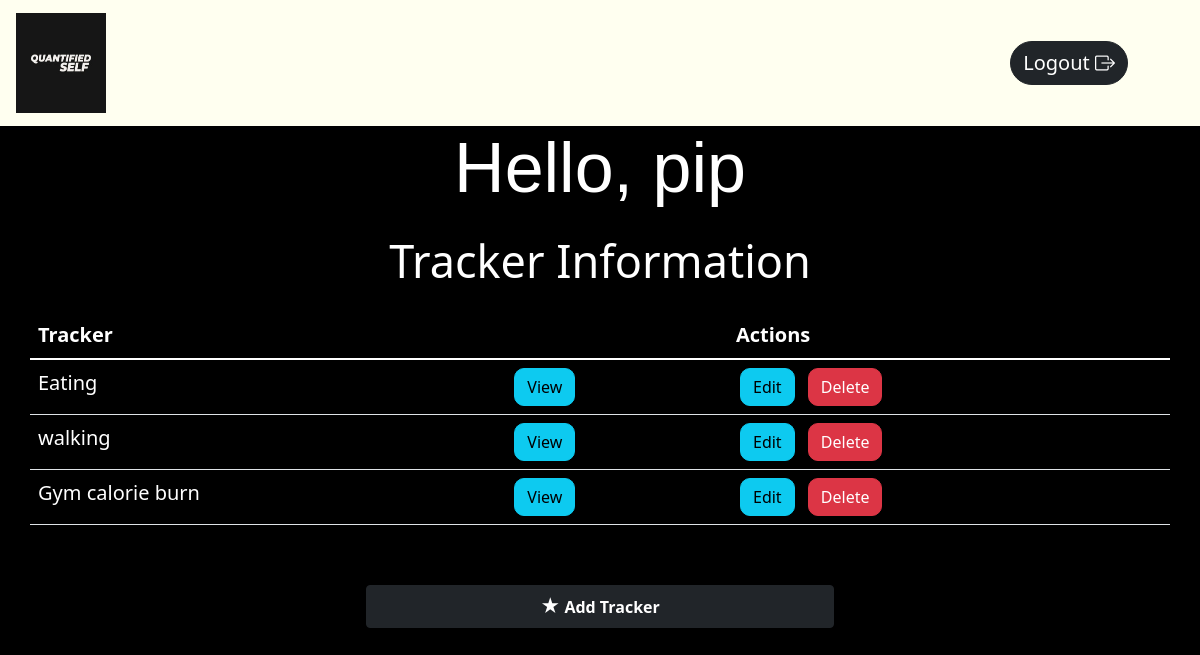
The page /dashboard/2 (signed in) on the database its author committed.
### app.py (models this page shows, shortened)
class User(db.Model, UserMixin):
    __tablename__ = 'user'
    user_id = db.Column(db.Integer, primary_key=True, autoincrement=True)
    username = db.Column(db.String, nullable=False, unique=True)
    password = db.Column(db.String, nullable=False)
    trackers = db.relationship("Tracker")

class Tracker(db.Model):
    __tablename__ = 'tracker'
    tracker_id = db.Column(db.Integer, primary_key=True, autoincrement=True)
    user_id = db.Column(db.Integer, db.ForeignKey("user.user_id"), nullable=False)
    tracker_name = db.Column(db.String, nullable=False)
    description = db.Column(db.String, nullable=False)
    tracker_type = db.Column(db.String, nullable=False)
    options = db.Column(db.String, nullable=True, default=None)
    logs = db.relationship('Log')

### app.py (the view)
@app.route('/dashboard/<int:uid>', methods=['GET', 'POST'])
@login_required
def dashboard(uid):
    if request.method=='GET':
        trackers=User.query.filter_by(user_id=uid).first()
        return render_template('home.html', c=trackers, trackers=trackers.trackers)

### app.py (called while the page is built)
@login_manager.user_loader
def load_user(user_id):
    return User.query.filter_by(user_id=user_id).first()

### templates/home.html (shortened to what this page needs)
<!DOCTYPE html>
<html lang="en">
<head>
    <link href="https://cdn.jsdelivr.net/npm/bootstrap@5.1.3/dist/css/bootstrap.min.css" rel="stylesheet"
>
    <link rel="stylesheet" href="https://cdn.jsdelivr.net/npm/bootstrap-icons@1.8.1/font/bootstrap-icons.css">
    <link rel="stylesheet" type="text/css" href="{{ url_for('static' ,filename='style.css') }}">
</head>
<body class="bg-home">
    <nav class="navbar navbar-light ">
        <div class="container mx-1 ">
            <a class="navbar-brand" style="font-size: 30px;" href="/dashboard/{{c.user_id}}">
                <img src="{{ url_for('static' ,filename='QS logo.png') }}" alt="" width="90" height="100"
                    class="d-inline-block align-text-middle">
            </a>
            <a class="btn btn-dark btn-block mx-1" style="font-size:20px; border-radius: 25px;" href="/logout">Logout <i class="bi bi-box-arrow-right"></i></a>
        </div>
    </nav>
    <h1 class="log-centre"
        style="font-family: 'Franklin Gothic Medium', 'Arial Narrow', Arial, sans-serif; font-size: 70px;"> Hello,
        {{c.username}}</h1>
    <table class="container table table table-striped table-hover">
        <h1 class="container my-4 " style="text-align: center; font-size: 45px;">Tracker Information</h1>
        <thead class="logs-color">
            <tr style="font-size: 20px;">
                <th scope="col">Tracker</th>
                <th scope="col"></th>
                <th scope="col">Actions</th>
            </tr>
        </thead>
        <tbody class="logs-color">
            {% for i in trackers %}
            <tr style="font-size: 20px; ">
                <td scope="col">{{i.tracker_name}}</td>
                <td scope="col"><a href="/logs/{{i.tracker_id}}" type="button"
                        class="btn btn-info mx-1" style="border-radius: 10px;">View</a></td>
                <td scope="col"><a href='/update_tracker/{{i.tracker_id}}' type="button" class="btn  btn-info mx-1" style="border-radius: 10px;" > Edit </a>
                    <a href="/delete_tracker/{{i.tracker_id}}" type="button" class="btn  btn-danger mx-1" style="border-radius: 10px;" >Delete
                    </a>
                </td>
            </tr>
            {% endfor %}
        </tbody>
    </table><br>
    <div style="text-align: center; position: relative; bottom: -20px;" class="d-grid gap-2 col-5 mx-auto">
        <button type="submit" class="btn btn-dark btn-block mx-3" data-bs-toggle="modal" data-bs-target="#exampleModal">
            <span style="font-size:120%;color:white;">&starf;</span> <b> Add Tracker
            </b> </button>
    </div>
</body>
</html>

### static/style.css (style rules this page uses)
.bg-home { background: #1FA2FF; background: -webkit-linear-gradient(to right, #000000, #000000, #000000); background: linear-gradient(to right, #000000, #000000, #000000); }
h1 { color: white; font-family: unset; }
.navbar { background: ivory; }
.log-centre { display: flex; justify-content: center; flex-direction: column; align-items: center; }
.logs-color { color: white !important; }
.logs-color td { color: white !important; }

### rows shown on the page
User: username "pip"
Tracker: tracker_name "Eating"
Tracker: tracker_name "walking"
Tracker: tracker_name "Gym calorie burn"
